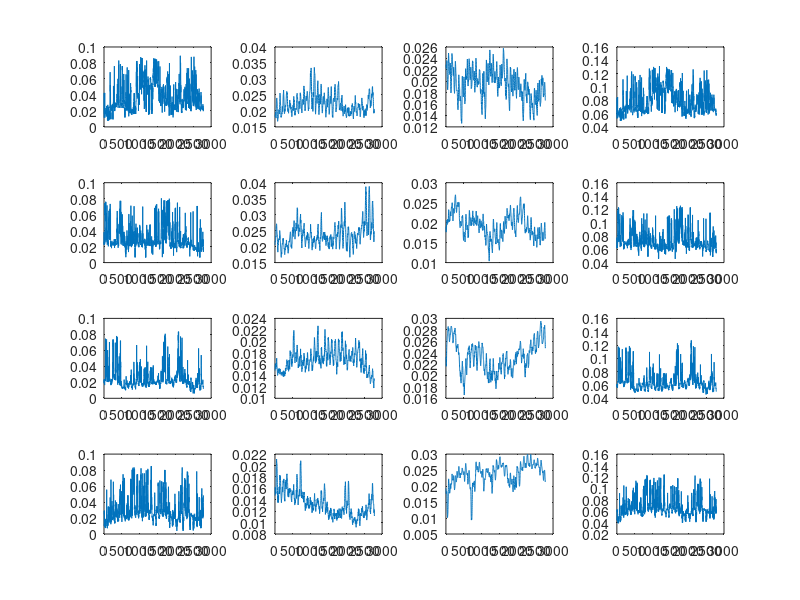

Write the MATLAB code that produced this figure.
clear,clc
load ./data/data_c c
load ./data/data_eps_I eps_I
load ./data/data_phi_G phi_G
load ./data/data_factor hu
load ./data/data_factor hw
% cig=[c;eps_I;phi_G];
% plot()
figure(111)

for d=1:4
    subplot(4,4,4*d-3)
    plot(c(d,:))
    disp(['dc:',num2str(d),'avg_c:',num2str(mean(c(d,:)))]);
    subplot(4,4,4*d-3+1)
    plot(hw*eps_I(d,:))
    disp(['dc:',num2str(d),'avg_w:',num2str(mean(hw*eps_I(d,:)))]);
    subplot(4,4,4*d-3+2)
    plot(hu*phi_G(d,:))
    disp(['dc:',num2str(d),'avg_u:',num2str(mean(hu*phi_G(d,:)))]);
    subplot(4,4,4*d-3+3)
    plot(c(d,:)+hu*phi_G(d,:)+hw*eps_I(d,:))
end


